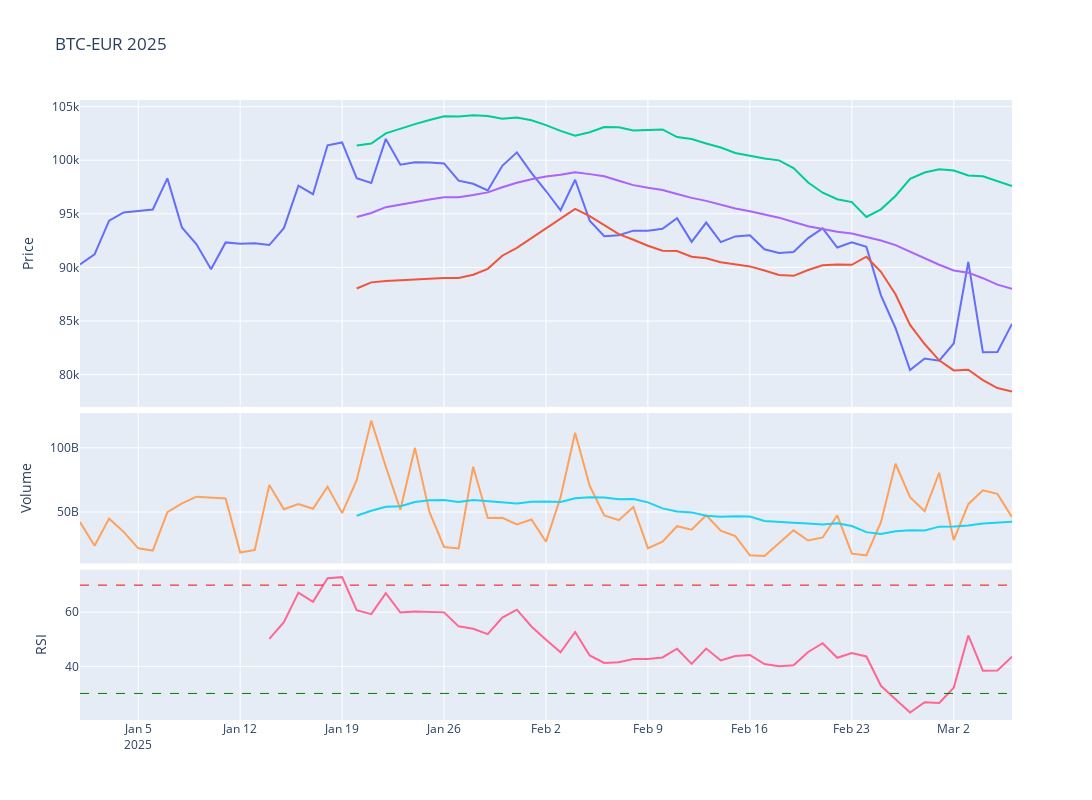

Write notebook code for a chart like this one.
### Code cell
# Plot the adjusted close price
fig = make_subplots(rows=4, cols=1,shared_xaxes=True,vertical_spacing=0.01,specs=[[{'rowspan':2,'colspan':1}],[None],[{'rowspan':1,'colspan':1}],[{'rowspan':1,'colspan':1}]])

# Graph (1,1)
fig.add_trace(go.Scatter(x=stock_ticker['Adj Close'].loc[year].index,y=stock_ticker['Adj Close'].loc[year],mode="lines",name=f'{ticker}'),row=1,col=1)
fig.add_trace(go.Scatter(x=stock_ticker['BB_Lower'].loc[year].index,y=stock_ticker['BB_Lower'].loc[year],mode="lines",name='BB_Lower'),row=1,col=1)
fig.add_trace(go.Scatter(x=stock_ticker['BB_Upper'].loc[year].index,y=stock_ticker['BB_Upper'].loc[year],mode="lines",name='BB_Upper'),row=1,col=1)
fig.add_trace(go.Scatter(x=stock_ticker['MMA20'].loc[year].index,y=stock_ticker['MMA20'].loc[year],mode="lines",name='MMA20'),row=1,col=1)
# Update xaxis properties
fig.update_yaxes(title_text="Price", row=1, col=1)

# Graph (3,1)
fig.add_trace(go.Scatter(x=stock_ticker['Volume'].loc[year].index,y=stock_ticker['Volume'].loc[year],mode="lines",name='Volume'),row=3, col=1)
fig.add_trace(go.Scatter(x=stock_ticker['Volume'].loc[year].index,y=stock_ticker['Volume'].loc[year].rolling(20).mean(),mode="lines",name='MMA20'),row=3,col=1)
fig.update_yaxes(title_text="Volume", row=3, col=1)

# Graph (4,1)
fig.add_trace(go.Scatter(x=stock_ticker['RSI'].loc[year].index,y=stock_ticker['RSI'].loc[year],mode="lines",name='RSI'),row=4, col=1)
fig.add_hline(y=30, line_width=1, line_dash="dash", line_color="green",row=4,col=1)
fig.add_hline(y=70, line_width=1, line_dash="dash", line_color="red",row=4,col=1)
fig.update_yaxes(title_text="RSI", row=4, col=1)

fig.update_layout(height=800, width=1300,showlegend=False,title=f"{ticker} {year}")

fig.show()
